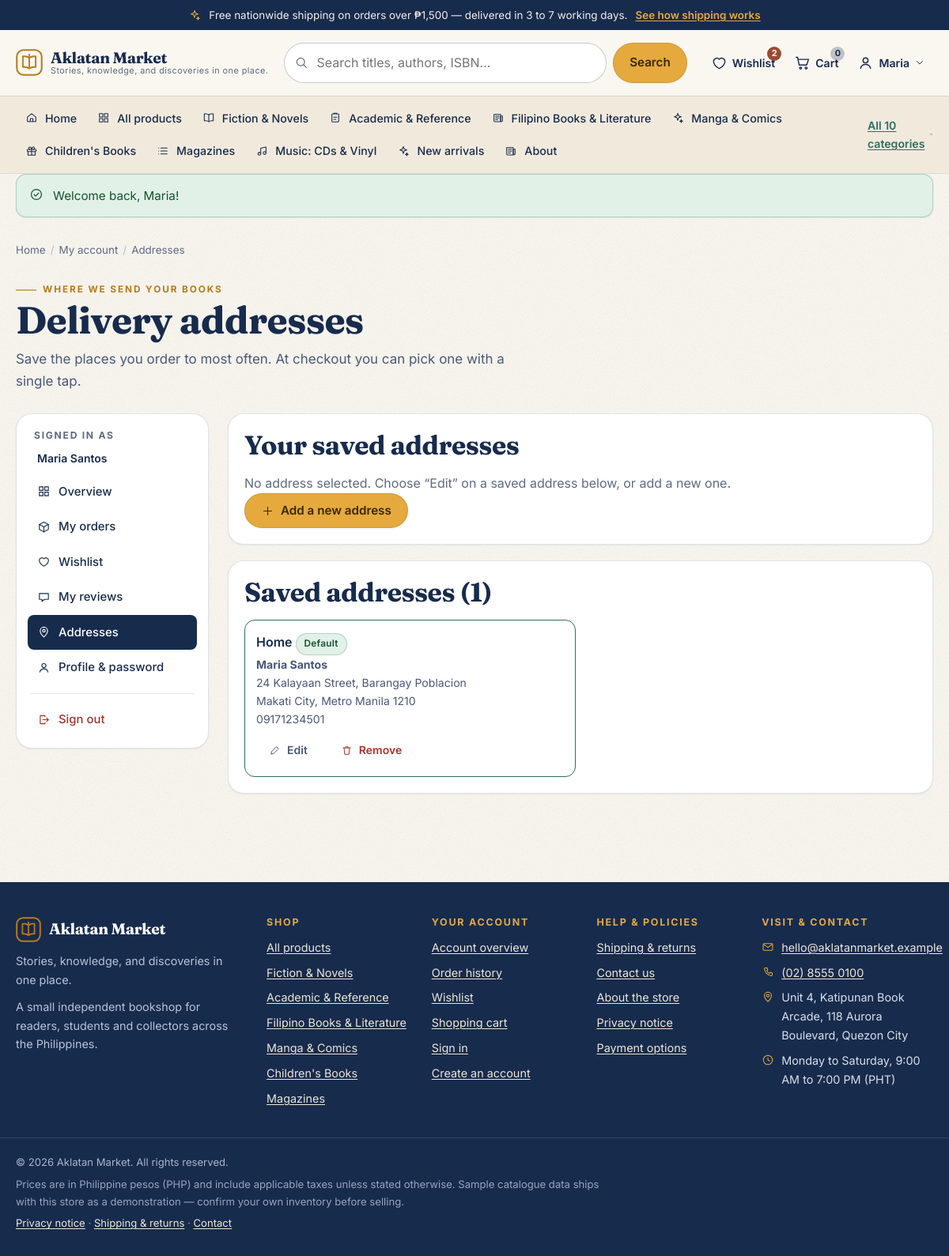
The page /account/addresses.php (signed in) on the database its author committed.
### tables this page shows
CREATE TABLE IF NOT EXISTS `users` (
  `id` INT UNSIGNED NOT NULL AUTO_INCREMENT,
  `first_name` VARCHAR(60) NOT NULL,
  `last_name` VARCHAR(60) NOT NULL,
  `email` VARCHAR(190) NOT NULL,
  `phone` VARCHAR(30) DEFAULT NULL,
  `password_hash` VARCHAR(255) NOT NULL,
  `role` ENUM('customer','admin') NOT NULL DEFAULT 'customer',
  `status` ENUM('active','inactive') NOT NULL DEFAULT 'active',
  `notes` TEXT DEFAULT NULL,
  `last_login_at` DATETIME DEFAULT NULL,
  `created_at` TIMESTAMP NOT NULL DEFAULT CURRENT_TIMESTAMP,
  `updated_at` TIMESTAMP NOT NULL DEFAULT CURRENT_TIMESTAMP ON UPDATE CURRENT_TIMESTAMP,
  PRIMARY KEY (`id`),
  UNIQUE KEY `uniq_users_email` (`email`),
  KEY `idx_users_role` (`role`),
  KEY `idx_users_status` (`status`)
);

CREATE TABLE IF NOT EXISTS `categories` (
  `id` INT UNSIGNED NOT NULL AUTO_INCREMENT,
  `name` VARCHAR(120) NOT NULL,
  `slug` VARCHAR(140) NOT NULL,
  `description` TEXT DEFAULT NULL,
  `icon` VARCHAR(40) NOT NULL DEFAULT 'book',
  `accent` VARCHAR(20) NOT NULL DEFAULT 'ink',
  `sort_order` INT NOT NULL DEFAULT 0,
  `is_active` TINYINT(1) NOT NULL DEFAULT 1,
  `created_at` TIMESTAMP NOT NULL DEFAULT CURRENT_TIMESTAMP,
  `updated_at` TIMESTAMP NOT NULL DEFAULT CURRENT_TIMESTAMP ON UPDATE CURRENT_TIMESTAMP,
  PRIMARY KEY (`id`),
  UNIQUE KEY `uniq_categories_slug` (`slug`),
  KEY `idx_categories_active` (`is_active`,`sort_order`)
);

CREATE TABLE IF NOT EXISTS `user_addresses` (
  `id` INT UNSIGNED NOT NULL AUTO_INCREMENT,
  `user_id` INT UNSIGNED NOT NULL,
  `label` VARCHAR(60) NOT NULL DEFAULT 'Home',
  `recipient_name` VARCHAR(120) NOT NULL,
  `phone` VARCHAR(30) NOT NULL,
  `address_line1` VARCHAR(180) NOT NULL,
  `address_line2` VARCHAR(180) DEFAULT NULL,
  `city` VARCHAR(100) NOT NULL,
  `province` VARCHAR(100) NOT NULL,
  `postal_code` VARCHAR(12) DEFAULT NULL,
  `delivery_notes` VARCHAR(255) DEFAULT NULL,
  `is_default` TINYINT(1) NOT NULL DEFAULT 0,
  `created_at` TIMESTAMP NOT NULL DEFAULT CURRENT_TIMESTAMP,
  `updated_at` TIMESTAMP NOT NULL DEFAULT CURRENT_TIMESTAMP ON UPDATE CURRENT_TIMESTAMP,
  PRIMARY KEY (`id`),
  KEY `idx_addresses_user` (`user_id`),
  KEY `idx_addresses_default` (`user_id`,`is_default`),
  CONSTRAINT `fk_addresses_user` FOREIGN KEY (`user_id`) REFERENCES `users` (`id`) ON DELETE CASCADE
);

### account/addresses.php (the view, shortened to what the rows shown need)
<?php
require_once __DIR__ . '/../includes/bootstrap.php';
$user = require_login('Please sign in to manage your delivery addresses.');
$userId = (int) $user['id'];
$editing = null;
$addresses = fetch_all('SELECT * FROM user_addresses WHERE user_id = :uid ORDER BY is_default DESC, id DESC', ['uid' => $userId]);
render_account_start([
    'current' => 'addresses',
    'title' => 'Delivery addresses',
    'eyebrow' => 'Where we send your books',
    'description' => 'Save the places you order to most often. At checkout you can pick one with a single tap.',
    'breadcrumb' => [['label' => 'Home', 'url' => 'index.php'], ['label' => 'My account', 'url' => 'account/index.php'], ['label' => 'Addresses']],
]);
?>
<div class="panel">
  <div class="panel-head">
    <h2><?= $editing ? ($editing['id'] > 0 ? 'Edit address' : 'Add a new address') : 'Your saved addresses' ?></h2>
  </div>
</div>
<div class="panel">
  <div class="panel-head"><h2>Saved addresses (<?= count($addresses) ?>)</h2></div>
  <?php if (!$addresses): ?>
    <?php render_empty_state('pin', 'No addresses saved yet',
        'Add the address you order to most often and checkout becomes a two-tap job.',
        [['label' => 'Add my first address', 'url' => url('account/addresses.php?edit=0')]]); ?>
  <?php else: ?>
    <div class="address-grid">
      <?php foreach ($addresses as $address): ?>
        <div class="address-card <?= !empty($address['is_default']) ? 'is-default' : '' ?>">
          <p class="addr-name"><?= e($address['label']) ?><?= !empty($address['is_default']) ? ' <span class="pill pill-ok">Default</span>' : '' ?></p>
          <p class="addr-line"><strong><?= e($address['recipient_name']) ?></strong><br>
            <?= e($address['address_line1']) ?><?= $address['address_line2'] ? ', ' . e($address['address_line2']) : '' ?><br>
            <?= e($address['city']) ?>, <?= e($address['province']) ?><?= $address['postal_code'] ? ' ' . e($address['postal_code']) : '' ?><br>
            <?= e($address['phone']) ?></p>
          <div class="cluster mt-1">
            <a class="btn btn-quiet btn-sm" href="<?= e(url('account/addresses.php?edit=' . (int) $address['id'])) ?>"><?= icon('edit', '', 15) ?> Edit</a>
            <form method="post" action="<?= e(url('account/addresses.php')) ?>" data-confirm="Remove this address?">
              <button type="submit" class="btn btn-quiet btn-sm" style="color:var(--danger)"><?= icon('trash', '', 15) ?> Remove</button>
            </form>
          </div>
        </div>
      <?php endforeach; ?>
    </div>
  <?php endif; ?>
</div>
<?php render_account_end(); ?>

### includes/header.php (shortened to what the rows shown need)
<?php
function render_header(array $options = []): void
{
    $title = $options['title'] ?? '';
    $bodyClass = $options['body_class'] ?? '';
    $categories = function_exists('catalog_categories') ? catalog_categories() : [];
    $navCategories = array_slice($categories, 0, 7);
    ?>
<!DOCTYPE html>
<html lang="en" class="no-js">
<head>
<link rel="stylesheet" href="<?= e(url('assets/css/style.css')) ?>">
</head>
<body class="site <?= e($bodyClass) ?>">
<?php if (setting_bool('announcement_enabled', true) && setting('announcement_text', '') !== ''): ?>
      <?= icon('sparkle', 'announcement-icon', 16) ?>
<?php endif; ?>
<header class="masthead">
  <div class="container masthead-inner">
    <div class="masthead-actions">
      <div class="account-menu" data-account-menu>
        <?php if (is_logged_in()): ?>
          <button type="button" class="icon-link account-toggle" aria-expanded="false" aria-controls="account-panel">
            <?= icon('user', '', 21) ?>
            <span class="icon-link-label"><?= e(explode(' ', trim(user_full_name()))[0]) ?></span>
            <?= icon('chevron-down', 'chev', 14) ?>
          </button>
        <?php endif; ?>
      </div>
    </div>
  </div>
  <nav class="main-nav" aria-label="Product categories" id="mobile-nav" data-mobile-nav>
    <div class="container main-nav-inner">
      <ul class="nav-list">
        <?php foreach ($navCategories as $cat): ?>
          <li>
            <a href="<?= e(url('category.php?slug=' . urlencode($cat['slug']))) ?>">
              <?= icon($cat['icon'] ?: 'book', '', 16) ?> <?= e($cat['name']) ?>
            </a>
          </li>
        <?php endforeach; ?>
      </ul>
    </div>
  </nav>
</header>
<main id="main" class="site-main">
<?php
}

### includes/icons.php (shortened to what the rows shown need)
<?php
function icon(string $name, string $class = '', int $size = 20): string
{
    $body = $paths[$name] ?? $paths['info'];
    $classAttr = $class !== '' ? ' class="' . e($class) . '"' : '';
    return '<svg' . $classAttr . ' width="' . (int) $size . '" height="' . (int) $size . '" viewBox="0 0 24 24"'
        . ' fill="none" stroke="currentColor" stroke-width="1.6" stroke-linecap="round" stroke-linejoin="round"'
        . ' aria-hidden="true" focusable="false">' . $body . '</svg>';
}

### includes/account-layout.php (shortened to what the rows shown need)
<?php
function account_nav_items(): array
{
    return [
        ['key' => 'overview', 'label' => 'Overview', 'icon' => 'grid', 'url' => 'account/index.php'],
        ['key' => 'orders', 'label' => 'My orders', 'icon' => 'package', 'url' => 'account/orders.php'],
        ['key' => 'wishlist', 'label' => 'Wishlist', 'icon' => 'heart', 'url' => 'wishlist.php'],
        ['key' => 'reviews', 'label' => 'My reviews', 'icon' => 'message', 'url' => 'account/reviews.php'],
        ['key' => 'addresses', 'label' => 'Addresses', 'icon' => 'pin', 'url' => 'account/addresses.php'],
        ['key' => 'profile', 'label' => 'Profile & password', 'icon' => 'user', 'url' => 'account/profile.php'],
    ];
}
function render_account_start(array $options): void
{
    $current = (string) ($options['current'] ?? '');
    $title = (string) ($options['title'] ?? 'My account');
    render_header([
        'title' => $title . ' — my account',
        'robots' => 'noindex, nofollow',
    ]);
    ?>
    <div class="container">
      <header class="page-head">
        <h1><?= e($title) ?></h1>
      </header>
      <div class="account-layout">
        <nav class="account-nav" aria-label="Account sections">
          <h2>Signed in as</h2>
          <p class="small strong" style="padding:0 12px 8px"><?= e(user_full_name()) ?></p>
          <?php foreach (account_nav_items() as $item): ?>
            <a href="<?= e(url($item['url'])) ?>" class="<?= $current === $item['key'] ? 'is-current' : '' ?>">
              <?= icon($item['icon'], '', 17) ?> <?= e($item['label']) ?>
            </a>
          <?php endforeach; ?>
          <hr>
          <form action="<?= e(url('logout.php')) ?>" method="post">
            <button type="submit" class="account-panel-logout" style="display:flex;align-items:center;gap:10px;width:100%;padding:10px 12px;border:0;background:transparent;border-radius:8px;font-size:.93rem;font-weight:500;text-align:left;color:var(--danger)">
            </button>
          </form>
        </nav>
        <div>
    <?php
}
function render_account_end(): void
{
    ?>
        </div>
      </div>
    </div>
    <?php
    render_footer();
}

### includes/footer.php (shortened to what the rows shown need)
<?php
function render_footer(): void
{
    $categories = function_exists('catalog_categories') ? array_slice(catalog_categories(), 0, 6) : [];
    ?>
</main>
<footer class="site-footer">
  <div class="container footer-grid">
    <nav class="footer-col" aria-label="Shop">
      <h2>Shop</h2>
      <ul>
        <?php foreach ($categories as $cat): ?>
          <li><a href="<?= e(url('category.php?slug=' . urlencode($cat['slug']))) ?>"><?= e($cat['name']) ?></a></li>
        <?php endforeach; ?>
      </ul>
    </nav>
    <nav class="footer-col" aria-label="Your account">
      <h2>Your account</h2>
    </nav>
    <nav class="footer-col" aria-label="Help and policies">
      <h2>Help &amp; policies</h2>
    </nav>
    <div class="footer-col footer-contact">
      <h2>Visit &amp; contact</h2>
    </div>
  </div>
</footer>
</body>
</html>
<?php
}

### rows shown on the page
users: first_name "Maria", user_full_name() "Maria Santos"
categories: $size 16 (drawn), name "Fiction & Novels"
categories: $size 16 (drawn), name "Academic & Reference"
categories: $size 16 (drawn), name "Filipino Books & Literature"
categories: $size 16 (drawn), name "Manga & Comics"
categories: $size 16 (drawn), name "Children's Books"
categories: $size 16 (drawn), name "Magazines"
categories: $size 16 (drawn), name "Music: CDs & Vinyl"
user_addresses: label "Home", is_default "Default", recipient_name "Maria Santos", address_line1 "24 Kalayaan Street", address_line2 "Barangay Poblacion", city "Makati City", province "Metro Manila", postal_code "1210", phone "09171234501", $size 15 (drawn)

### other values the page prints
setting('announcement_text') "Free nationwide shipping on orders over ₱1,500 — delivered in 3 to 7 working days."
setting('announcement_link_label', 'Learn more') "See how shipping works"
$storeName "Aklatan Market"
setting('tagline', 'Stories, knowledge, and discoveries') "Stories, knowledge, and discoveries in one place."
$wishlistCount "2"
$cartCount "0"
count($categories) "10"
$f['message'] "Welcome back, Maria!"
$item['label'] "Home"
$item['label'] "My account"
$item['label'] "Addresses"
$eyebrow "WHERE WE SEND YOUR BOOKS"
$title "Delivery addresses"
$description "Save the places you order to most often. At checkout you can pick one with a single tap."
$item['label'] "Overview"
